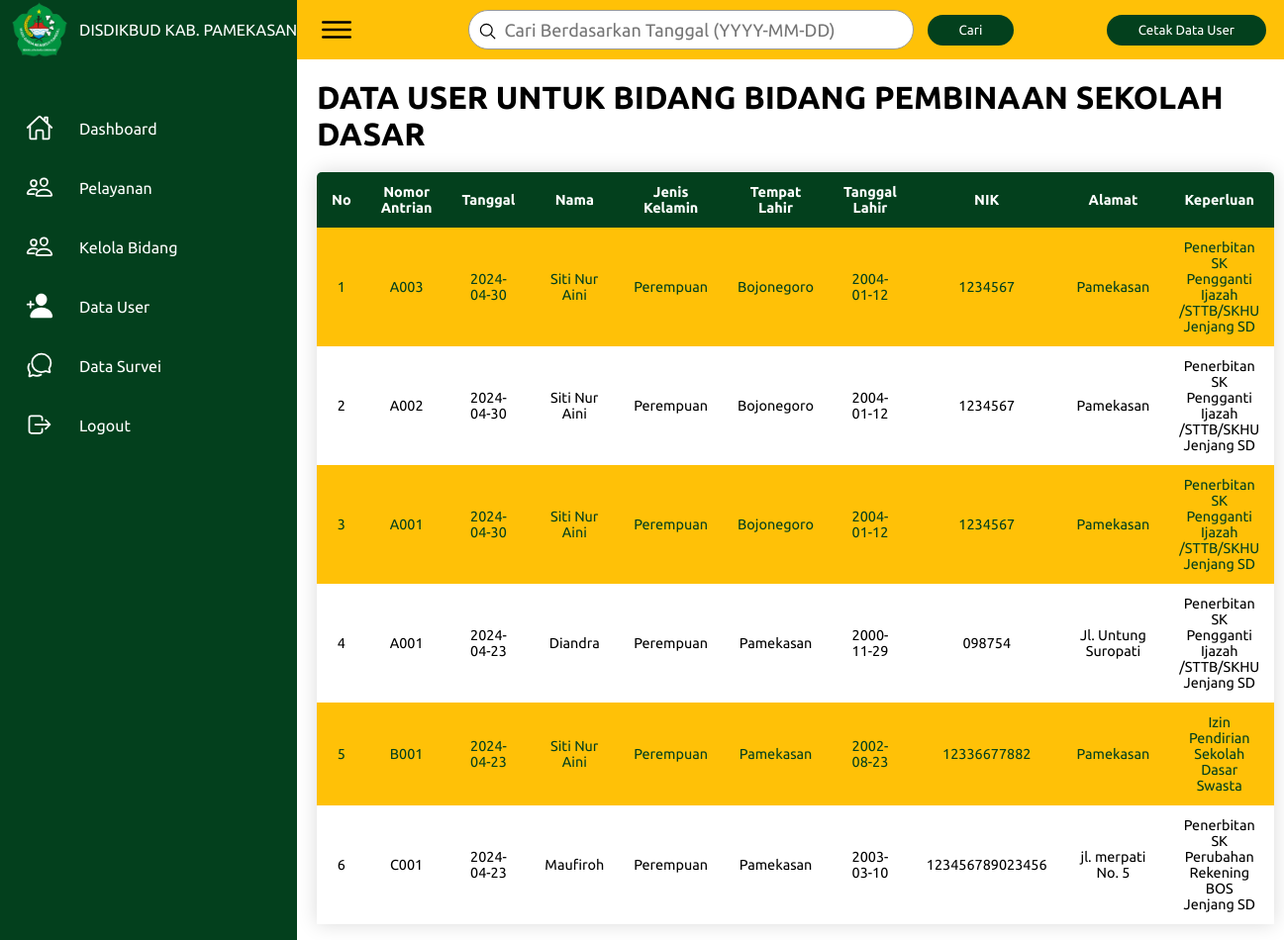
Screenshot of /admin/detail_dashboard.php?id_bidang=5 (signed in) with the database file from the repository.
### tables this page shows
CREATE TABLE `profil` (
  `id_profil` int(11) NOT NULL,
  `nama_instansi` varchar(100) NOT NULL,
  `alamat` varchar(100) NOT NULL
);

CREATE TABLE `bidang` (
  `id_bidang` int(11) NOT NULL,
  `id_profil` int(11) NOT NULL,
  `nama_bidang` varchar(100) NOT NULL
);

CREATE TABLE `antrian` (
  `id_antrian` int(11) NOT NULL,
  `id_user` int(11) NOT NULL,
  `tanggal` date NOT NULL,
  `no_antrian` varchar(255) NOT NULL,
  `status` enum('belum','dipanggil','dipanggil ulang','selesai') NOT NULL DEFAULT 'belum',
  `id_bidang` int(11) NOT NULL,
  `id_pelayanan` int(11) NOT NULL,
  `update_date` datetime DEFAULT NULL,
  `id_loket` int(12) DEFAULT NULL
);

CREATE TABLE `user` (
  `id_user` int(11) NOT NULL,
  `nama` varchar(255) NOT NULL,
  `alamat` varchar(255) NOT NULL,
  `nik` char(16) NOT NULL,
  `tempat_lahir` varchar(50) NOT NULL,
  `tanggal_lahir` date NOT NULL,
  `jenis_kelamin` enum('Laki-laki','Perempuan') NOT NULL,
  `id_pelayanan` int(11) NOT NULL
);

CREATE TABLE `pelayanan` (
  `id_pelayanan` int(11) NOT NULL,
  `nama_pelayanan` varchar(255) NOT NULL,
  `id_bidang` int(11) NOT NULL,
  `kode_antrian` varchar(20) NOT NULL
);

### admin/detail_dashboard.php (the view, shortened to what this page needs)
<!DOCTYPE html>
<html lang="en">
<head>
    <link rel="stylesheet" href="../assets/css/main.css">
</head>
<body>
    <?php include "../config/database.php"; ?>
    <?php include 'layout_navbar_admin.php'; ?>
    <div class="main">
        <div class="topbar">
            <div class="toggle">
                <ion-icon name="menu-outline"></ion-icon>
            </div>
            <form action="" method="get" style="display: flex; align-items: center;">
                <div class="search">
                    <label>
                        <input type="text" name="cari" placeholder="Cari Berdasarkan Tanggal (YYYY-MM-DD)">
                        <ion-icon name="search-outline"></ion-icon>
                    </label>
                </div>
                <div class="filter">
                    <button type="submit">Cari</button>
                </div>
            </form>
            <div class="user" id="cetak">
                <form action="cetak_user.php" method="get">
                    <button type="submit">Cetak Data User</button>
                </form>
            </div>
        </div>
        <div class="tableUsers">
            <?php
        if (isset($_GET['id_bidang'])) {
            $id_bidang = $_GET['id_bidang'];
            $data = mysqli_query($conn, "SELECT * FROM bidang WHERE id_bidang ='$id_bidang'");
            $hasil_cari = isset($_GET['cari']) ? $_GET['cari'] : "";
            while ($tampil = mysqli_fetch_array($data)) {
                if ($hasil_cari != "") {
                    $data_antrian = mysqli_query($conn, "SELECT COUNT(*) as total FROM antrian WHERE id_bidang = '$id_bidang' AND tanggal = '$hasil_cari'");
                    $jumlah_antrian = mysqli_fetch_assoc($data_antrian)['total'];
                    if ($jumlah_antrian > 0) {
                        echo "<h1>DATA HASIL DARI UNTUK TANGGAL " . $hasil_cari . "</h1>";
                    } else {
                        echo "<h1>TIDAK ADA HASIL CARI UNTUK " . $hasil_cari . "</h1>";
                    }
                    $data_user_ditampilkan = true;
                } else {
                    echo "<h1>DATA USER UNTUK BIDANG " . $tampil['nama_bidang'] . "</h1>";
                }
            }
        }
        ?>
            <table class="content-tableUsers">
                <thead>
                    <tr>
                        <th>No</th>
                        <th>Nomor Antrian</th>
                        <th>Tanggal</th>
                        <th>Nama</th>
                        <th>Jenis Kelamin</th>
                        <th>Tempat Lahir</th>
                        <th>Tanggal Lahir</th>
                        <th>NIK</th>
                        <th>Alamat</th>
                        <th>Keperluan</th>
                    </tr>
                </thead>
                <tbody align="center">
                    <?php include "../config/database.php"; ?>
                    <?php
                            $no =1;
                            if (isset($_GET['cari']) && isset($_GET['id_bidang'])) {
                                $cari = $_GET['cari'];
                                $id_bidang = $_GET['id_bidang'];
                                $cari = mysqli_real_escape_string($conn, $cari);
                                $id_bidang = mysqli_real_escape_string($conn, $id_bidang);
                                $data_antrian = mysqli_query($conn, "SELECT antrian.no_antrian, antrian.tanggal, user.nama, user.jenis_kelamin, user.tempat_lahir, user.tanggal_lahir, user.nik, user.alamat, pelayanan.nama_pelayanan FROM antrian INNER JOIN user ON antrian.id_user = user.id_user INNER JOIN pelayanan ON antrian.id_pelayanan = pelayanan.id_pelayanan where antrian.id_bidang = '$id_bidang' and tanggal like '%".$cari."%' ORDER BY antrian.id_antrian DESC");
                            }else{
                                $id_bidang = $_GET['id_bidang'];
                                $data_antrian = mysqli_query($conn, "SELECT antrian.no_antrian, antrian.tanggal, user.nama, user.jenis_kelamin, user.tempat_lahir, user.tanggal_lahir, user.nik, user.alamat, pelayanan.nama_pelayanan FROM antrian INNER JOIN user ON antrian.id_user = user.id_user INNER JOIN pelayanan ON antrian.id_pelayanan = pelayanan.id_pelayanan  WHERE antrian.id_bidang = '$id_bidang' ORDER BY antrian.id_antrian DESC");
                            }
                            while ($data = mysqli_fetch_assoc($data_antrian)) {
                                ?>
                    <tr>
                        <td class="nomor"><?php echo $no++ ?></td>
                        <td><?php echo $data['no_antrian']; ?></td>
                        <td><?php echo $data['tanggal']; ?></td>
                        <td><?php echo $data['nama']; ?></td>
                        <td><?php echo $data['jenis_kelamin']; ?></td>
                        <td><?php echo $data['tempat_lahir']; ?></td>
                        <td><?php echo $data['tanggal_lahir']; ?></td>
                        <td><?php echo $data['nik']; ?></td>
                        <td><?php echo $data['alamat']; ?></td>
                        <td><?php echo $data['nama_pelayanan']; ?></td>
                    </tr>
                    <?php  }?>
                </tbody>
            </table>
        </div>
    </div>
</body>
</html>

### admin/layout_navbar_admin.php (shortened to what this page needs)
<!DOCTYPE html>
<html lang="en">
<head>
    <link rel="stylesheet" href="../assets/css/main.css">
</head>
<body>
    <?php include "../config/database.php"; ?>
    <div class="navigation">
        <ul>
            <li>
                <a>
                    <?php
                        $id_profil = $_SESSION['id_profil'];
                        $data = mysqli_query($conn, "SELECT * FROM profil WHERE id_profil='$id_profil'");
                        while ($tampil = mysqli_fetch_array($data) ){ ?>
                    <img src="../assets/imgs/logo.png" class="icon"></img>
                    <span class="title"><?php echo $tampil['nama_instansi'];?></span>
                    <?php } ?>
                </a>
            </li>
            <li>
                <a href="dashboard.php">
                    <span class="icon">
                        <ion-icon name="home-outline"></ion-icon>
                    </span>
                    <span class="title">Dashboard</span>
                </a>
            </li>
            <li>
                <a href="pelayanan.php">
                    <span class="icon">
                        <ion-icon name="people-outline"></ion-icon>
                    </span>
                    <span class="title">Pelayanan</span>
                </a>
            </li>
            <li>
                <a href="kelola_bidang.php">
                    <span class="icon">
                        <ion-icon name="people-outline"></ion-icon>
                    </span>
                    <span class="title">Kelola Bidang</span>
                </a>
            </li>
            <li>
                <a href="dataUser.php">
                    <span class="icon">
                        <ion-icon name="person-add"></ion-icon>
                    </span>
                    <span class="title">Data User</span>
                </a>
            </li>
            <li>
                <a href="survei.php">
                    <span class="icon">
                        <ion-icon name="chatbubbles-outline"></ion-icon>
                    </span>
                    <span class="title">Data Survei</span>
                </a>
            </li>
            <li>
                <a href="../logout.php">
                    <?php
                        include "../config/database.php";
                        $id_profil = $_SESSION['id_profil'];
                        $data = mysqli_query($conn, "SELECT * FROM profil WHERE id_profil='$id_profil'");
                        while ($tampil = mysqli_fetch_array($data) ){
                        ?>
                    <span class="icon">
                        <ion-icon name="log-out-outline"></ion-icon>
                    </span>
                    <span class="title">Logout</span>
                    <?php } ?>
                </a>
            </li>
        </ul>
    </div>
</body>
</html>

### assets/css/main.css (style rules this page uses)
* { font-family: "Ubuntu", sans-serif; margin: 0; padding: 0; box-sizing: border-box; }
:root { --green: #03401d; --white: #fff; --gray: #f5f5f5; --black1: #222; --black2: #999; --yellow: #ffc107; --white2: #f2f3f4; }
body { min-height: 100vh; overflow-x: hidden; }
.navigation { position: fixed; width: 300px; height: 100%; background: var(--green); border-left: 10px solid var(--green); transition: 0.5s; overflow: hidden; }
.navigation ul { position: absolute; top: 0; left: 0; width: 100%; }
.navigation ul li { position: relative; width: 100%; list-style: none; border-top-left-radius: 30px; border-bottom-left-radius: 30px; }
.navigation ul li:nth-child(1) { margin-bottom: 40px; pointer-events: none; }
.navigation ul li a { position: relative; display: block; width: 100%; display: flex; text-decoration: none; color: var(--white); }
.navigation ul li a .icon { position: relative; display: block; min-width: 60px; height: 60px; line-height: 75px; text-align: center; }
.navigation ul li a .icon ion-icon { font-size: 1.75rem; }
.navigation ul li a .title { position: relative; display: block; padding: 0 10px; height: 60px; line-height: 60px; text-align: start; white-space: nowrap; }
.main { position: absolute; width: calc(100% - 300px); left: 300px; min-height: 100vh; background: var(--white); transition: 0.5s; }
.topbar { width: 100%; height: 60px; display: flex; justify-content: space-between; align-items: center; padding: 0 10px; background: var(--yellow); }
.toggle { position: relative; width: 60px; height: 60px; display: flex; justify-content: center; align-items: center; font-size: 2.5rem; cursor: pointer; }
.search { position: relative; width: 450px; margin: 0 10px; }
.search label { position: relative; width: auto; }
.search label input { width: 100%; height: 40px; border-radius: 40px; padding: 5px 20px; padding-left: 35px; font-size: 18px; outline: none; border: 1px solid var(--black2); }
.search label ion-icon { position: absolute; top: 0; left: 10px; font-size: 1.2rem; }
.filter { font-size: 18px; }
button { position: relative; padding: 6px 30px; left: -8px; border: 2px solid var(--green); background-color: var(--green); color: var(--white); border-radius: 40px; }
.tableUsers { margin: 20px; }
.content-tableUsers { border-collapse: collapse; margin: 20px 0; font-size: 0.9em; min-width: 400px; border-radius: 5px 5px 0 0; overflow: hidden; box-shadow: 0 0 20px rgba(0, 0, 0, 0.15); width: 100%; }
.content-tableUsers thead tr { background-color: var(--green); color: var(--white); text-align: left; font-weight: bold; text-align: center; }
.content-tableUsers th, .content-tableUsers td { padding: 12px 15px; }
.content-tableUsers tbody tr:nth-child(odd) { background-color: var(--yellow); color: var(--green); }

### rows the page displays
profil: nama_instansi "DISDIKBUD KAB. PAMEKASAN"
bidang: nama_bidang "BIDANG PEMBINAAN SEKOLAH DASAR"
antrian: no_antrian "A003", tanggal "2024-04-30", id_user.nama "Siti Nur Aini", id_user.jenis_kelamin "Perempuan", id_user.tempat_lahir "Bojonegoro", id_user.tanggal_lahir "2004-01-12", id_user.nik "1234567", id_user.alamat "Pamekasan", id_pelayanan.nama_pelayanan "Penerbitan SK Pengganti Ijazah /STTB/SKHU Jenjang SD"
antrian: no_antrian "A002", tanggal "2024-04-30", id_user.nama "Siti Nur Aini", id_user.jenis_kelamin "Perempuan", id_user.tempat_lahir "Bojonegoro", id_user.tanggal_lahir "2004-01-12", id_user.nik "1234567", id_user.alamat "Pamekasan", id_pelayanan.nama_pelayanan "Penerbitan SK Pengganti Ijazah /STTB/SKHU Jenjang SD"
antrian: no_antrian "A001", tanggal "2024-04-30", id_user.nama "Siti Nur Aini", id_user.jenis_kelamin "Perempuan", id_user.tempat_lahir "Bojonegoro", id_user.tanggal_lahir "2004-01-12", id_user.nik "1234567", id_user.alamat "Pamekasan", id_pelayanan.nama_pelayanan "Penerbitan SK Pengganti Ijazah /STTB/SKHU Jenjang SD"
antrian: no_antrian "A001", tanggal "2024-04-23", id_user.nama "Diandra", id_user.jenis_kelamin "Perempuan", id_user.tempat_lahir "Pamekasan", id_user.tanggal_lahir "2000-11-29", id_user.nik "098754", id_user.alamat "Jl. Untung Suropati", id_pelayanan.nama_pelayanan "Penerbitan SK Pengganti Ijazah /STTB/SKHU Jenjang SD"
antrian: no_antrian "B001", tanggal "2024-04-23", id_user.nama "Siti Nur Aini", id_user.jenis_kelamin "Perempuan", id_user.tempat_lahir "Pamekasan", id_user.tanggal_lahir "2002-08-23", id_user.nik "12336677882", id_user.alamat "Pamekasan", id_pelayanan.nama_pelayanan "Izin Pendirian Sekolah Dasar Swasta"
antrian: no_antrian "C001", tanggal "2024-04-23", id_user.nama "Maufiroh", id_user.jenis_kelamin "Perempuan", id_user.tempat_lahir "Pamekasan", id_user.tanggal_lahir "2003-03-10", id_user.nik "123456789023456", id_user.alamat "jl. merpati No. 5", id_pelayanan.nama_pelayanan "Penerbitan SK Perubahan Rekening BOS Jenjang SD"
